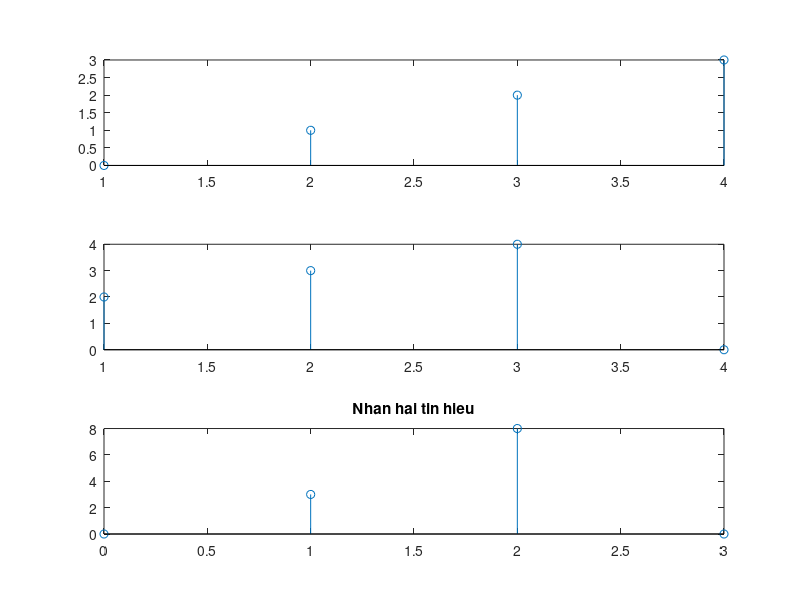

Write the MATLAB code that produced this figure.
% Bai 2.10 Nhan hai tin hieu
x1=[0 1 2 3];
x2=[2 3 4 0];
subplot(311);
stem(x1);
subplot(312);
stem(x2);
x=x1.*x2;
n=0:length(x)-1;
subplot(313);
stem(n,x);
title('Nhan hai tin hieu');